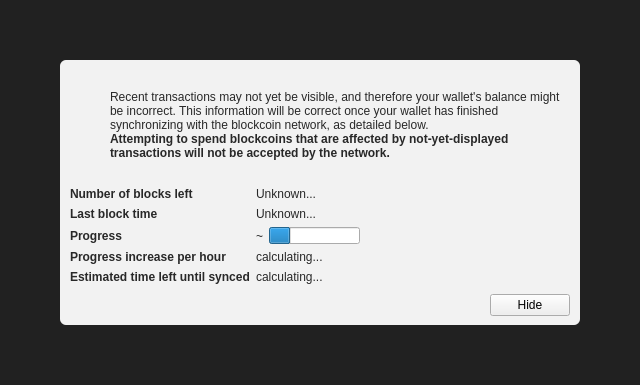
<?xml version="1.0" encoding="UTF-8"?>
<ui version="4.0">
 <class>ModalOverlay</class>
 <widget class="ModalOverlay" name="ModalOverlay">
  <property name="geometry">
   <rect>
    <x>0</x>
    <y>0</y>
    <width>640</width>
    <height>385</height>
   </rect>
  </property>
  <property name="windowTitle">
   <string>Form</string>
  </property>
  <layout class="QVBoxLayout" name="verticalLayout" stretch="0">
   <property name="sizeConstraint">
    <enum>QLayout::SetDefaultConstraint</enum>
   </property>
   <property name="leftMargin">
    <number>0</number>
   </property>
   <property name="topMargin">
    <number>0</number>
   </property>
   <property name="rightMargin">
    <number>0</number>
   </property>
   <property name="bottomMargin">
    <number>0</number>
   </property>
   <item>
    <widget class="QWidget" name="bgWidget" native="true">
     <property name="styleSheet">
      <string notr="true">#bgWidget { background: rgba(0,0,0,220); }</string>
     </property>
     <layout class="QVBoxLayout" name="verticalLayoutMain" stretch="1">
      <property name="leftMargin">
       <number>60</number>
      </property>
      <property name="topMargin">
       <number>60</number>
      </property>
      <property name="rightMargin">
       <number>60</number>
      </property>
      <property name="bottomMargin">
       <number>60</number>
      </property>
      <item>
       <widget class="QWidget" name="contentWidget" native="true">
        <property name="styleSheet">
         <string notr="true">#contentWidget { background: rgba(255,255,255,240); border-radius: 6px; }

QLabel { color: rgb(40,40,40);  }</string>
        </property>
        <layout class="QVBoxLayout" name="verticalLayoutSub" stretch="1,0,0,0">
         <property name="spacing">
          <number>0</number>
         </property>
         <property name="leftMargin">
          <number>10</number>
         </property>
         <property name="topMargin">
          <number>10</number>
         </property>
         <property name="rightMargin">
          <number>10</number>
         </property>
         <property name="bottomMargin">
          <number>10</number>
         </property>
         <item>
          <layout class="QHBoxLayout" name="horizontalLayoutIconText" stretch="0,1">
           <property name="topMargin">
            <number>20</number>
           </property>
           <item>
            <layout class="QVBoxLayout" name="verticalLayoutIcon">
             <property name="leftMargin">
              <number>0</number>
             </property>
             <item>
              <widget class="QPushButton" name="warningIcon">
               <property name="enabled">
                <bool>false</bool>
               </property>
               <property name="text">
                <string/>
               </property>
               <property name="icon">
                <iconset>
                 <normaloff>:/icons/warning</normaloff>
                 <disabledoff>:/icons/warning</disabledoff>:/icons/warning</iconset>
               </property>
               <property name="iconSize">
                <size>
                 <width>48</width>
                 <height>48</height>
                </size>
               </property>
               <property name="flat">
                <bool>true</bool>
               </property>
              </widget>
             </item>
             <item>
              <spacer name="verticalSpacerWarningIcon">
               <property name="orientation">
                <enum>Qt::Vertical</enum>
               </property>
               <property name="sizeHint" stdset="0">
                <size>
                 <width>20</width>
                 <height>40</height>
                </size>
               </property>
              </spacer>
             </item>
            </layout>
           </item>
           <item>
            <layout class="QVBoxLayout" name="verticalLayoutInfoText">
             <property name="leftMargin">
              <number>0</number>
             </property>
             <property name="topMargin">
              <number>0</number>
             </property>
             <item>
              <widget class="QLabel" name="infoText">
               <property name="text">
                <string>Recent transactions may not yet be visible, and therefore your wallet's balance might be incorrect. This information will be correct once your wallet has finished synchronizing with the blockcoin network, as detailed below.</string>
               </property>
               <property name="textFormat">
                <enum>Qt::RichText</enum>
               </property>
               <property name="wordWrap">
                <bool>true</bool>
               </property>
              </widget>
             </item>
             <item>
              <widget class="QLabel" name="infoTextStrong">
               <property name="font">
                <font>
                 <weight>75</weight>
                 <bold>true</bold>
                </font>
               </property>
               <property name="text">
                <string>Attempting to spend blockcoins that are affected by not-yet-displayed transactions will not be accepted by the network.</string>
               </property>
               <property name="textFormat">
                <enum>Qt::RichText</enum>
               </property>
               <property name="wordWrap">
                <bool>true</bool>
               </property>
              </widget>
             </item>
             <item>
              <spacer name="verticalSpacerInTextSpace">
               <property name="orientation">
                <enum>Qt::Vertical</enum>
               </property>
               <property name="sizeHint" stdset="0">
                <size>
                 <width>20</width>
                 <height>40</height>
                </size>
               </property>
              </spacer>
             </item>
            </layout>
           </item>
          </layout>
         </item>
         <item>
          <spacer name="verticalSpacerAfterText">
           <property name="orientation">
            <enum>Qt::Vertical</enum>
           </property>
           <property name="sizeHint" stdset="0">
            <size>
             <width>20</width>
             <height>40</height>
            </size>
           </property>
          </spacer>
         </item>
         <item>
          <layout class="QFormLayout" name="formLayout">
           <property name="fieldGrowthPolicy">
            <enum>QFormLayout::FieldsStayAtSizeHint</enum>
           </property>
           <property name="horizontalSpacing">
            <number>6</number>
           </property>
           <property name="verticalSpacing">
            <number>6</number>
           </property>
           <property name="topMargin">
            <number>10</number>
           </property>
           <item row="0" column="0">
            <widget class="QLabel" name="labelNumberOfBlocksLeft">
             <property name="font">
              <font>
               <weight>75</weight>
               <bold>true</bold>
              </font>
             </property>
             <property name="text">
              <string>Number of blocks left</string>
             </property>
            </widget>
           </item>
           <item row="0" column="1">
            <widget class="QLabel" name="numberOfBlocksLeft">
             <property name="text">
              <string>Unknown...</string>
             </property>
            </widget>
           </item>
           <item row="1" column="0">
            <widget class="QLabel" name="labelLastBlockTime">
             <property name="font">
              <font>
               <weight>75</weight>
               <bold>true</bold>
              </font>
             </property>
             <property name="text">
              <string>Last block time</string>
             </property>
            </widget>
           </item>
           <item row="1" column="1">
            <widget class="QLabel" name="newestBlockDate">
             <property name="sizePolicy">
              <sizepolicy hsizetype="Maximum" vsizetype="Preferred">
               <horstretch>0</horstretch>
               <verstretch>0</verstretch>
              </sizepolicy>
             </property>
             <property name="text">
              <string>Unknown...</string>
             </property>
            </widget>
           </item>
           <item row="2" column="0">
            <widget class="QLabel" name="labelSyncDone">
             <property name="font">
              <font>
               <weight>75</weight>
               <bold>true</bold>
              </font>
             </property>
             <property name="text">
              <string>Progress</string>
             </property>
            </widget>
           </item>
           <item row="2" column="1">
            <layout class="QHBoxLayout" name="horizontalLayoutSync" stretch="0,1">
             <item>
              <widget class="QLabel" name="percentageProgress">
               <property name="text">
                <string notr="true">~</string>
               </property>
              </widget>
             </item>
             <item>
              <widget class="QProgressBar" name="progressBar">
               <property name="value">
                <number>24</number>
               </property>
               <property name="format">
                <string/>
               </property>
              </widget>
             </item>
            </layout>
           </item>
           <item row="4" column="0">
            <widget class="QLabel" name="labelProgressIncrease">
             <property name="font">
              <font>
               <weight>75</weight>
               <bold>true</bold>
              </font>
             </property>
             <property name="text">
              <string>Progress increase per hour</string>
             </property>
            </widget>
           </item>
           <item row="4" column="1">
            <widget class="QLabel" name="progressIncreasePerH">
             <property name="text">
              <string>calculating...</string>
             </property>
            </widget>
           </item>
           <item row="5" column="0">
            <widget class="QLabel" name="labelEstimatedTimeLeft">
             <property name="font">
              <font>
               <weight>75</weight>
               <bold>true</bold>
              </font>
             </property>
             <property name="text">
              <string>Estimated time left until synced</string>
             </property>
            </widget>
           </item>
           <item row="5" column="1">
            <widget class="QLabel" name="expectedTimeLeft">
             <property name="text">
              <string>calculating...</string>
             </property>
            </widget>
           </item>
          </layout>
         </item>
         <item>
          <layout class="QHBoxLayout" name="horizontalLayoutButtons">
           <property name="leftMargin">
            <number>10</number>
           </property>
           <property name="topMargin">
            <number>10</number>
           </property>
           <item>
            <spacer name="horizontalSpacer">
             <property name="orientation">
              <enum>Qt::Horizontal</enum>
             </property>
             <property name="sizeHint" stdset="0">
              <size>
               <width>40</width>
               <height>20</height>
              </size>
             </property>
            </spacer>
           </item>
           <item>
            <widget class="QPushButton" name="closeButton">
             <property name="text">
              <string>Hide</string>
             </property>
            </widget>
           </item>
          </layout>
         </item>
        </layout>
       </widget>
      </item>
     </layout>
    </widget>
   </item>
  </layout>
 </widget>
 <customwidgets>
  <customwidget>
   <class>ModalOverlay</class>
   <extends>QWidget</extends>
   <header>qt/modaloverlay.h</header>
   <container>1</container>
  </customwidget>
 </customwidgets>
 <resources/>
 <connections/>
</ui>
